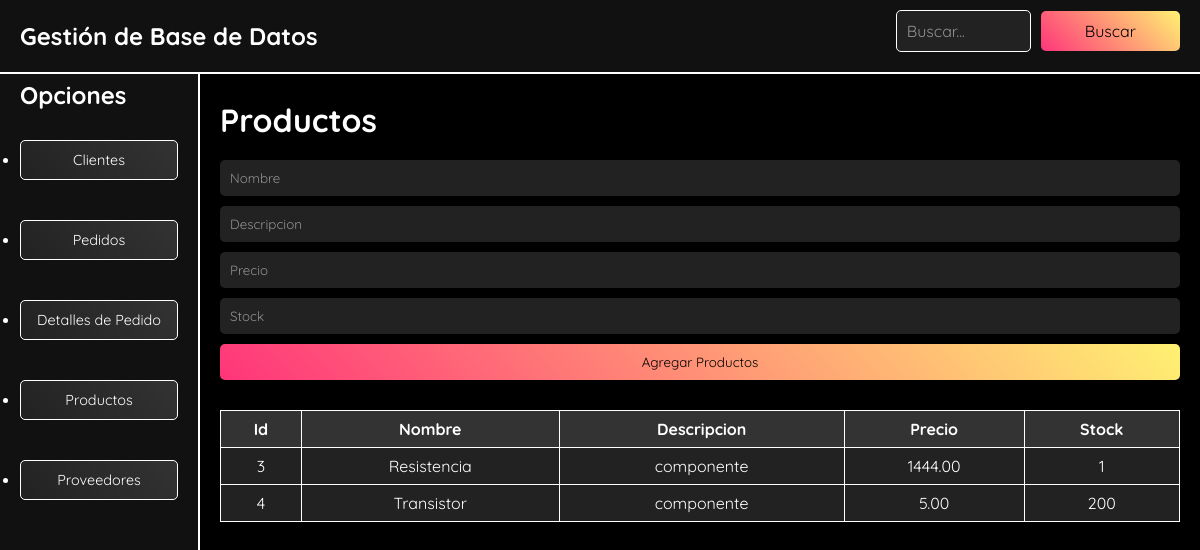
/interactuar_bd.php?tabla=producto (signed in), run on the app's committed database.
### tables this page shows
CREATE TABLE `products` (
  `id` bigint(20) NOT NULL,
  `nombre` text NOT NULL,
  `descripcion` text DEFAULT NULL,
  `precio` decimal(10,2) NOT NULL,
  `stock` int(11) NOT NULL
);

### interactuar_bd.php (the view, shortened to what this page needs)
<?php
include 'conexion.php';
$tabla = isset($_GET['tabla']) ? $_GET['tabla'] : null;
$opciones = [
    'cliente' => [
        'titulo' => 'Clientes',
        'tabla' => 'customers',
        'columnas' => ['id', 'nombre', 'correo', 'telefono', 'direccion']
    ],
    'pedido' => [
        'titulo' => 'Pedidos',
        'tabla' => 'orders',
        'columnas' => ['id', 'orden', 'fecha', 'estado']
    ],
    'detalles_pedido' => [
        'titulo' => 'Detalles de Pedido',
        'tabla' => 'order_details',
        'columnas' => ['id', 'orden', 'producto', 'cantidad', 'precio']
    ],
    'producto' => [
        'titulo' => 'Productos',
        'tabla' => 'products',
        'columnas' => ['id', 'nombre', 'descripcion', 'precio', 'stock']
    ],
    'proveedores' => [
        'titulo' => 'Proveedores',
        'tabla' => 'suppliers',
        'columnas' => ['id', 'nombre', 'apellido', 'correo', 'telefono', 'direccion']
    ]
];
$seleccion = isset($opciones[$tabla]) ? $opciones[$tabla] : null;
?>
<!DOCTYPE html>
<html lang="en">
<head>
</head>
<body>
    <div class="navbar">
        <h1>Gestión de Base de Datos</h1>
        <form action="interactuar_bd.php?tabla=<?php echo $tabla; ?>" method="get">
            <input type="text" name="buscar" placeholder="Buscar...">
            <button type="submit">Buscar</button>
        </form>
    </div>
    <div class="left-rectangle">
        <h2>Opciones</h2>
        <ul>
            <?php foreach ($opciones as $key => $opcion) {
                echo "<li><a href='interactuar_bd.php?tabla=$key'>" . $opcion['titulo'] . "</a></li>";
            } ?>
        </ul>
    </div>
    <div class="main-container">
        <?php if ($seleccion): ?>
            <h1><?php echo $seleccion['titulo']; ?></h1>
            <div class="form-container">
                <form action="interactuar_bd.php?tabla=<?php echo $tabla; ?>" method="post">
                    <?php foreach (array_slice($seleccion['columnas'], 1) as $columna): ?>
                        <input type="text" name="<?php echo $columna; ?>" placeholder="<?php echo ucfirst($columna); ?>" required>
                    <?php endforeach; ?>
                    <button type="submit">Agregar <?php echo $seleccion['titulo']; ?></button>
                </form>
            </div>
            <?php
            $buscar = isset($_GET['buscar']) ? $_GET['buscar'] : null;
            if ($buscar) {
                $columnas = implode(" LIKE ? OR ", $seleccion['columnas']) . " LIKE ?";
                $sql_buscar = "SELECT * FROM " . $seleccion['tabla'] . " WHERE $columnas";
                $stmt = $conn->prepare($sql_buscar);
                $param = '%' . $buscar . '%';
                $params = array_fill(0, count($seleccion['columnas']), $param);
                $stmt->bind_param(str_repeat('s', count($params)), ...$params);
                $stmt->execute();
                $resultado = $stmt->get_result();
                if ($resultado->num_rows > 0) {
                    echo "<table><tr>";
                    foreach ($seleccion['columnas'] as $columna) {
                        echo "<th>" . ucfirst($columna) . "</th>";
                    }
                    echo "</tr>";
                    while ($fila = $resultado->fetch_assoc()) {
                        echo "<tr>";
                        foreach ($seleccion['columnas'] as $columna) {
                            echo "<td>" . htmlspecialchars($fila[$columna]) . "</td>";
                        }
                        echo "</tr>";
                    }
                    echo "</table>";
                } else {
                    echo "<p>No se encontraron resultados para '<strong>" . htmlspecialchars($buscar) . "</strong>'.</p>";
                }
                $stmt->close();
            } else {
                $sql = "SELECT * FROM " . $seleccion['tabla'];
                $resultado = $conn->query($sql);
                if ($resultado->num_rows > 0) {
                    echo "<table><tr>";
                    foreach ($seleccion['columnas'] as $columna) {
                        echo "<th>" . ucfirst($columna) . "</th>";
                    }
                    echo "</tr>";
                    while ($fila = $resultado->fetch_assoc()) {
                        echo "<tr>";
                        foreach ($seleccion['columnas'] as $columna) {
                            echo "<td>" . htmlspecialchars($fila[$columna]) . "</td>";
                        }
                        echo "</tr>";
                    }
                    echo "</table>";
                } else {
                    echo "<p>La tabla está vacía.</p>";
                }
            }
            ?>
        <?php else: ?>
            <h1>Bienvenido</h1>
            <p>Selecciona una opción del menú para interactuar con la base de datos.</p>
        <?php endif; ?>
    </div>
</body>
</html>

### interactuar_bd.php (style rules this page uses)
* { margin: 0; padding: 0; box-sizing: border-box; font-family: "Quicksand"; }
body { display: flex; flex-direction: column; min-height: 100vh; background: #000; color: #fff; }
.navbar { width: 100%; background: #111; border-bottom: 2px solid #fff; padding: 10px 20px; position: fixed; top: 0; z-index: 1000; display: flex; justify-content: space-between; align-items: center; }
.navbar h1 { color: #fff; font-size: 1.5em; margin: 0; }
.navbar form { display: flex; align-items: center; }
.navbar input[type="text"] { padding: 10px; font-size: 1em; border: 1px solid #fff; border-radius: 5px; background: #222; color: #fff; outline: none; margin-right: 10px; }
.navbar input[type="text"]::placeholder { color: rgba(255, 255, 255, 0.5); }
.navbar button { padding: 10px 15px; background: linear-gradient(45deg, #ff357a, #fff172); border: none; border-radius: 5px; color: #000; font-size: 1em; cursor: pointer; }
.left-rectangle { width: 200px; height: calc(100vh - 60px); position: fixed; top: 60px; left: 0; background: #111; border-right: 2px solid #fff; padding: 20px; overflow-y: auto; }
.left-rectangle h2 { margin-bottom: 30px; }
.left-rectangle ul li { margin-bottom: 40px; }
.left-rectangle ul li a { color: #fff; text-decoration: none; padding: 10px; display: block; border: 1px solid #fff; border-radius: 5px; text-align: center; background: linear-gradient(45deg, #222, #333); transition: all 0.3s ease-in-out; font-size: 0.9em; max-height: 50px; overflow: hidden; }
.main-container { flex: 1; margin-left: 200px; padding: 80px 20px 20px; }
table { width: 100%; border-collapse: collapse; margin-top: 20px; }
table, th, td { border: 1px solid #fff; text-align: center; padding: 8px; }
th { background: #333; }
td { background: #222; }
.form-container { margin-top: 20px; }
input, button { width: 100%; padding: 10px; margin-bottom: 10px; border: none; border-radius: 5px; outline: none; }
input[type="text"], input[type="number"], input[type="email"] { background: #222; color: #fff; }
input::placeholder { color: rgba(255, 255, 255, 0.5); }
button { background: linear-gradient(45deg, #ff357a, #fff172); color: #000; cursor: pointer; }

### data on the page
products: id "3", nombre "Resistencia", descripcion "componente", precio "1444.00", stock "1"
products: id "4", nombre "Transistor", descripcion "componente", precio "5.00", stock "200"

### other printed values
$opcion['titulo'] "Clientes"
$opcion['titulo'] "Pedidos"
$opcion['titulo'] "Detalles de Pedido"
$opcion['titulo'] "Productos"
$opcion['titulo'] "Proveedores"
$seleccion['titulo'] "Productos"
$columna "Id"
$columna "Nombre"
$columna "Descripcion"
$columna "Precio"
$columna "Stock"
